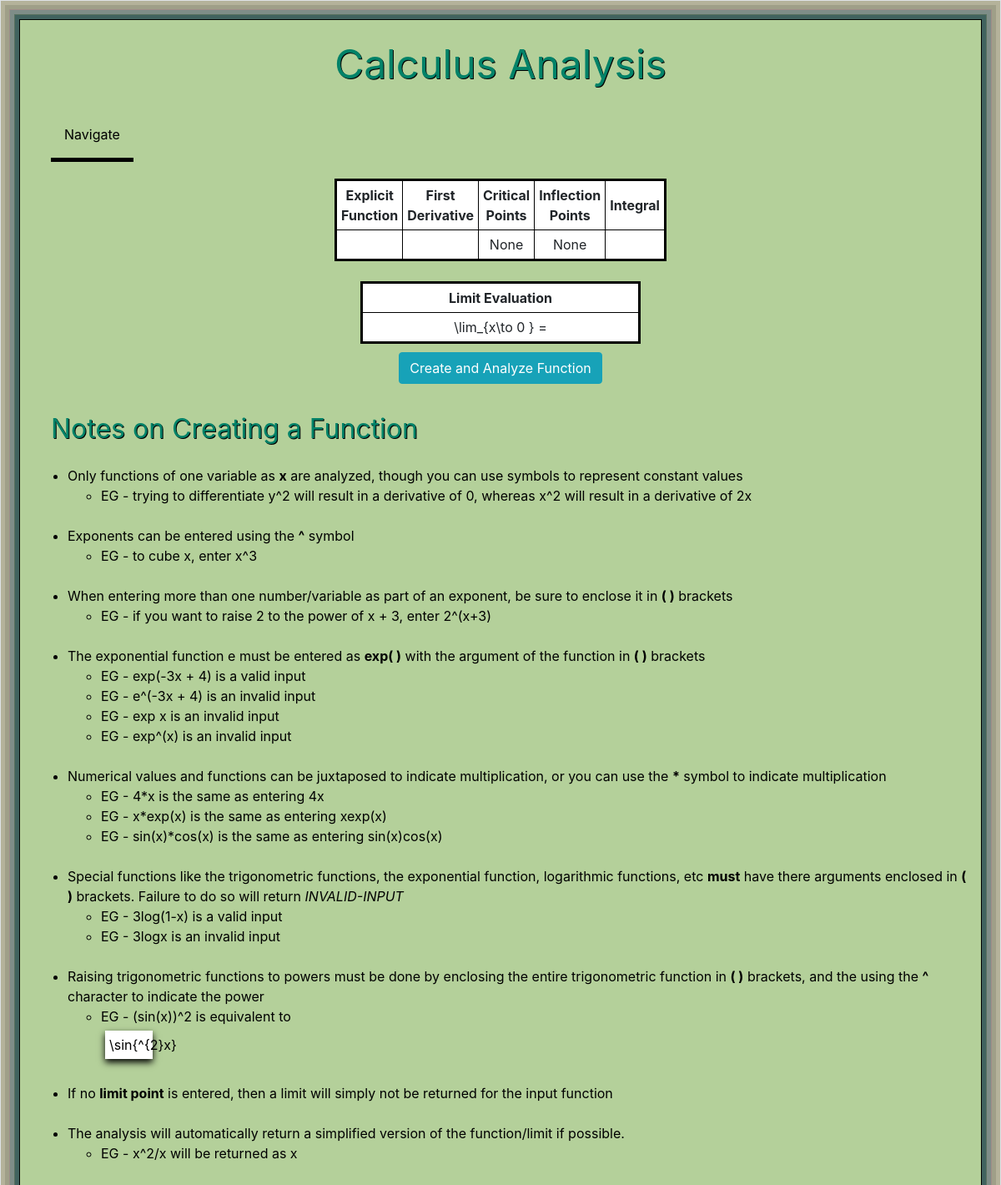
The app's page /calculus_tool/, older data.
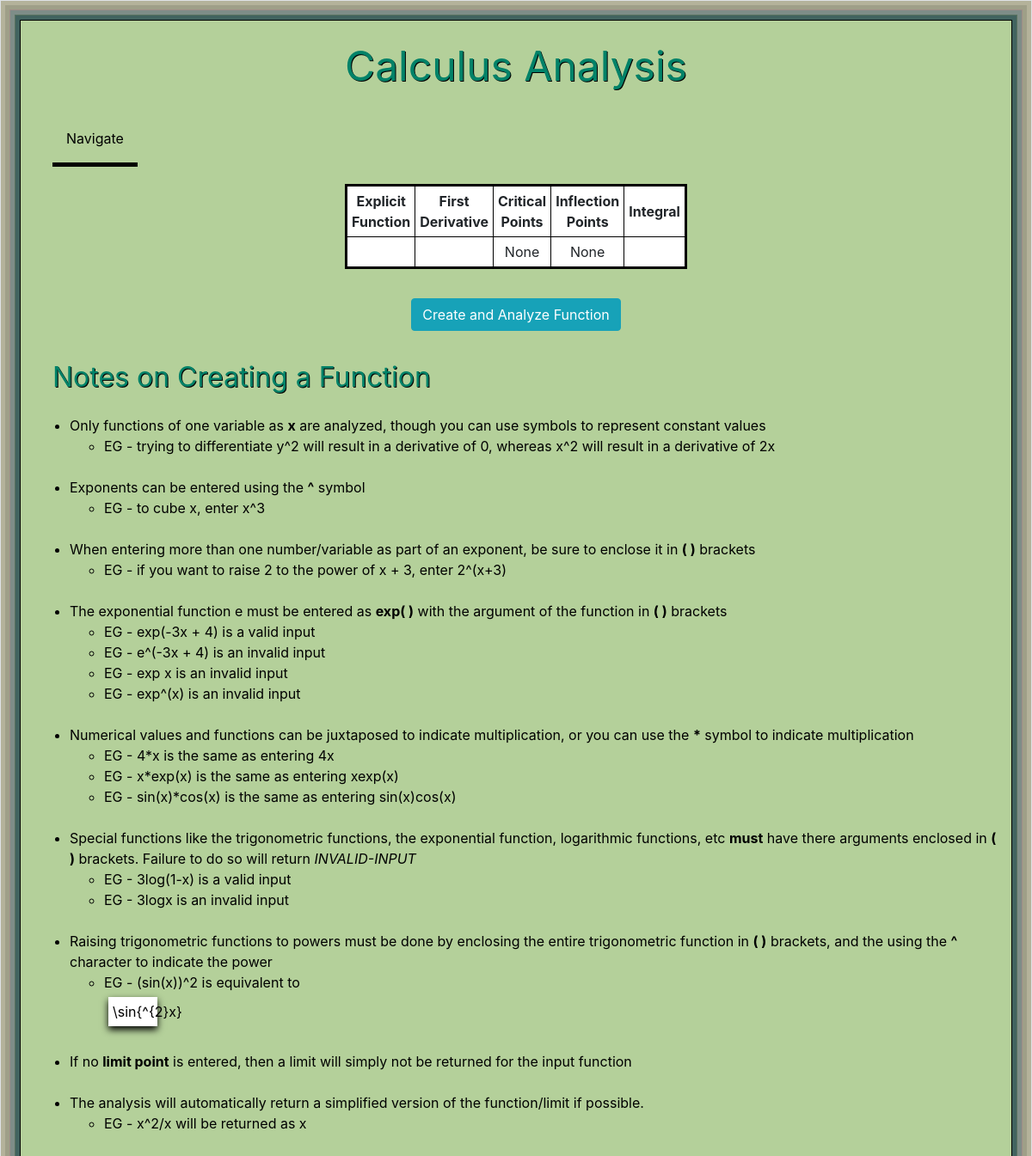
The same page, newer data.
### calctool/models.py (models this page shows, shortened)
class Function(models.Model):
    equation = models.CharField(max_length=100)
    limit_point = models.CharField(max_length=10,blank=True)

### calctool/views.py (the view)
# urls.py: path('calculus_tool/',FunctionListView.as_view(),name='calculus_tool'),
class FunctionListView(ListView):
    model = Function
    template_name = 'calctool/calculus_tool.html'
    context_object_name = 'equations'

### calctool/templatetags/calctool_tags.py (called while the page is built)
@register.simple_tag
def latex_function(function):
    function = function.replace('^','**')
    for char in [chr(i) for i in range(48,58)]:
        function = function.replace('{}x'.format(char),'{}*x'.format(char))
        for f in ['sqrt','exp','ln','log','sin','cos','tan','sec','csc','cot','(']:
            function = function.replace('{}{}'.format(char,f),'{}*{}'.format(char,f))
            function = function.replace('x{}'.format(f),'x*{}'.format(f))
            function = function.replace('){}'.format(f),')*{}'.format(f))
    try:
        latex(sympy.simplify(function))
        validate = True
    except:
        validate = False
    if validate == True:
        return latex(sympy.simplify(function))
    else:
        return 'Invalid-Input'

### calctool/templates/calctool/calculus_tool.html (shortened to what the changed rows need)
<!DOCTYPE html>
<html>
<html lang="en">
  <head>
    <link rel="stylesheet" href="https://maxcdn.bootstrapcdn.com/bootstrap/4.0.0/css/bootstrap.min.css">
  </head>
<body style="background-color:#b4d09a;">
<div class='border'>
{% load calctool_tags %}
{% if request.user.is_superuser %}
<table style="background-color:#ffffff" width=30% align='center'>
	<tr>
		<th><center>Explicit Function</center></th>
		<th><center>First Derivative</center></th>
		<th><center>Critical Points</center></th>
		<th><center>Inflection Points</center></th>
		<th><center>Integral</center></th>
		<th><center>View Function</center></th>
	</tr>
	{% for f in equations %}
	<tr>
		{% latex_function f.equation as prettyfunc %}
		<td>
		<div lang="latex" align='center'>
		{{prettyfunc}}
		</div>
		</td>
		{%  derivative f.equation as fprime %}
		<td>
		<div lang="latex" align='center'>
		{{fprime}}
		</div>
		</td>
		{% critpoints f.equation as cps %}
		<td>
		<div lang="latex" align='center'>
		{{cps}}
		</div>
		</td>
		{% infpoints f.equation as ips %}
		<td>
		<div lang="latex" align='center'>
		{{ips}}
		</div>
		</td>
		{% integral f.equation as F %}
		<td>
		<div lang="latex" align='center'>
		{{F}}
		</div>
		</td>
		<td><a href='{% url 'function-detail' f.id %}'>View Function</a></td>
	</tr>
	{% endfor %}
</table>
{% else %}
{% for f in equations %}
	{% if forloop.last %}
<table style="background-color:#ffffff" width=30% align='center'>
	<tr>
		<th><center>Explicit Function</center></th>
		<th><center>First Derivative</center></th>
		<th><center>Critical Points</center></th>
		<th><center>Inflection Points</center></th>
		<th><center>Integral</center></th>
	</tr>
	<tr>
		{% latex_function f.equation as prettyfunc %}
		<td>
		</td>
		{%  derivative f.equation as fprime %}
		<td>
		</td>
		{% critpoints f.equation as cps %}
		<td>
		<div lang="latex" align='center'>
		{{cps}}
		</div>
		</td>
		{% infpoints f.equation as ips %}
		<td>
		<div lang="latex" align='center'>
		{{ips}}
		</div>
		</td>
		{% integral f.equation as F %}
		<td>
		</td>
	</tr>
</table>
<br>
			{% latex_function f.equation as prettyfunc %}
			{% if f.limit_point == "" %}
			{% else %}
		<table style="background-color:#ffffff" width=30% align='center'>
			<tr>
				<th><center>Limit Evaluation</center></th>
			</tr>
			<tr>
				<td><center>
					<div lang="latex" align='center'>
					\lim_{x\to {{f.limit_point}} } {{prettyfunc}} = {{L}}
					</div>
				</center></td>
		</table>
			{% endif %}
		{% endif %}
	{% endfor %}
{% endif %}
</div>
</body>
</html>

Row changes from the older to the newer data that the page shows:
no longer on this page (row unchanged): Function: cps "None", ips "None", limit_point "0"
added Function: cps "None", ips "None"
